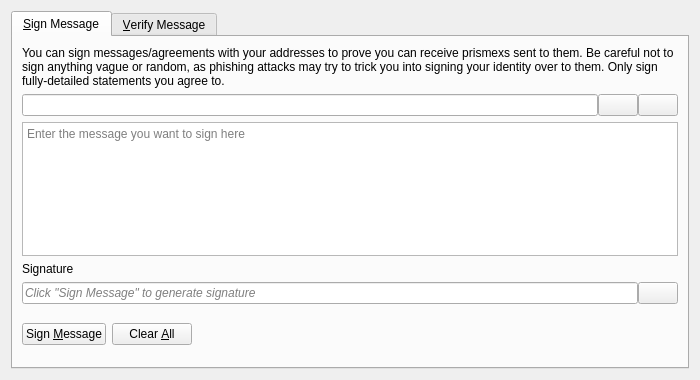
<?xml version="1.0" encoding="UTF-8"?>
<ui version="4.0">
 <class>SignVerifyMessageDialog</class>
 <widget class="QDialog" name="SignVerifyMessageDialog">
  <property name="geometry">
   <rect>
    <x>0</x>
    <y>0</y>
    <width>700</width>
    <height>380</height>
   </rect>
  </property>
  <property name="windowTitle">
   <string>Signatures - Sign / Verify a Message</string>
  </property>
  <property name="modal">
   <bool>true</bool>
  </property>
  <layout class="QVBoxLayout" name="verticalLayout">
   <item>
    <widget class="QTabWidget" name="tabWidget">
     <property name="currentIndex">
      <number>0</number>
     </property>
     <widget class="QWidget" name="tabSignMessage">
      <attribute name="title">
       <string>&amp;Sign Message</string>
      </attribute>
      <layout class="QVBoxLayout" name="verticalLayout_SM">
       <item>
        <widget class="QLabel" name="infoLabel_SM">
         <property name="text">
          <string>You can sign messages/agreements with your addresses to prove you can receive prismexs sent to them. Be careful not to sign anything vague or random, as phishing attacks may try to trick you into signing your identity over to them. Only sign fully-detailed statements you agree to.</string>
         </property>
         <property name="textFormat">
          <enum>Qt::PlainText</enum>
         </property>
         <property name="wordWrap">
          <bool>true</bool>
         </property>
        </widget>
       </item>
       <item>
        <layout class="QHBoxLayout" name="horizontalLayout_1_SM">
         <property name="spacing">
          <number>0</number>
         </property>
         <item>
          <widget class="QValidatedLineEdit" name="addressIn_SM">
           <property name="toolTip">
            <string>The Prismex address to sign the message with</string>
           </property>
          </widget>
         </item>
         <item>
          <widget class="QPushButton" name="addressBookButton_SM">
           <property name="toolTip">
            <string>Choose previously used address</string>
           </property>
           <property name="text">
            <string/>
           </property>
           <property name="icon">
            <iconset resource="../bitcoin.qrc">
             <normaloff>:/icons/address-book</normaloff>:/icons/address-book</iconset>
           </property>
           <property name="shortcut">
            <string>Alt+A</string>
           </property>
           <property name="autoDefault">
            <bool>false</bool>
           </property>
          </widget>
         </item>
         <item>
          <widget class="QPushButton" name="pasteButton_SM">
           <property name="toolTip">
            <string>Paste address from clipboard</string>
           </property>
           <property name="text">
            <string/>
           </property>
           <property name="icon">
            <iconset resource="../bitcoin.qrc">
             <normaloff>:/icons/editpaste</normaloff>:/icons/editpaste</iconset>
           </property>
           <property name="shortcut">
            <string>Alt+P</string>
           </property>
           <property name="autoDefault">
            <bool>false</bool>
           </property>
          </widget>
         </item>
        </layout>
       </item>
       <item>
        <widget class="QPlainTextEdit" name="messageIn_SM">
         <property name="toolTip">
          <string>Enter the message you want to sign here</string>
         </property>
         <property name="placeholderText">
          <string>Enter the message you want to sign here</string>
         </property>
        </widget>
       </item>
       <item>
        <widget class="QLabel" name="signatureLabel_SM">
         <property name="text">
          <string>Signature</string>
         </property>
         <property name="textFormat">
          <enum>Qt::PlainText</enum>
         </property>
        </widget>
       </item>
       <item>
        <layout class="QHBoxLayout" name="horizontalLayout_2_SM">
         <property name="spacing">
          <number>0</number>
         </property>
         <item>
          <widget class="QLineEdit" name="signatureOut_SM">
           <property name="placeholderText">
            <string>Click "Sign Message" to generate signature</string>
           </property>
           <property name="font">
            <font>
             <italic>true</italic>
            </font>
           </property>
           <property name="readOnly">
            <bool>true</bool>
           </property>
          </widget>
         </item>
         <item>
          <widget class="QPushButton" name="copySignatureButton_SM">
           <property name="toolTip">
            <string>Copy the current signature to the system clipboard</string>
           </property>
           <property name="text">
            <string/>
           </property>
           <property name="icon">
            <iconset resource="../bitcoin.qrc">
             <normaloff>:/icons/editcopy</normaloff>:/icons/editcopy</iconset>
           </property>
           <property name="autoDefault">
            <bool>false</bool>
           </property>
          </widget>
         </item>
        </layout>
       </item>
       <item>
        <layout class="QHBoxLayout" name="horizontalLayout_3_SM">
         <item>
          <widget class="QPushButton" name="signMessageButton_SM">
           <property name="toolTip">
            <string>Sign the message to prove you own this Prismex address</string>
           </property>
           <property name="text">
            <string>Sign &amp;Message</string>
           </property>
           <property name="icon">
            <iconset resource="../bitcoin.qrc">
             <normaloff>:/icons/edit</normaloff>:/icons/edit</iconset>
           </property>
           <property name="autoDefault">
            <bool>false</bool>
           </property>
          </widget>
         </item>
         <item>
          <widget class="QPushButton" name="clearButton_SM">
           <property name="toolTip">
            <string>Reset all sign message fields</string>
           </property>
           <property name="text">
            <string>Clear &amp;All</string>
           </property>
           <property name="icon">
            <iconset resource="../bitcoin.qrc">
             <normaloff>:/icons/remove</normaloff>:/icons/remove</iconset>
           </property>
           <property name="autoDefault">
            <bool>false</bool>
           </property>
          </widget>
         </item>
         <item>
          <spacer name="horizontalSpacer_1_SM">
           <property name="orientation">
            <enum>Qt::Horizontal</enum>
           </property>
           <property name="sizeHint" stdset="0">
            <size>
             <width>40</width>
             <height>48</height>
            </size>
           </property>
          </spacer>
         </item>
         <item>
          <widget class="QLabel" name="statusLabel_SM">
           <property name="font">
            <font>
             <weight>75</weight>
             <bold>true</bold>
            </font>
           </property>
           <property name="text">
            <string/>
           </property>
           <property name="wordWrap">
            <bool>true</bool>
           </property>
          </widget>
         </item>
         <item>
          <spacer name="horizontalSpacer_2_SM">
           <property name="orientation">
            <enum>Qt::Horizontal</enum>
           </property>
           <property name="sizeHint" stdset="0">
            <size>
             <width>40</width>
             <height>48</height>
            </size>
           </property>
          </spacer>
         </item>
        </layout>
       </item>
      </layout>
     </widget>
     <widget class="QWidget" name="tabVerifyMessage">
      <attribute name="title">
       <string>&amp;Verify Message</string>
      </attribute>
      <layout class="QVBoxLayout" name="verticalLayout_VM">
       <item>
        <widget class="QLabel" name="infoLabel_VM">
         <property name="text">
          <string>Enter the receiver's address, message (ensure you copy line breaks, spaces, tabs, etc. exactly) and signature below to verify the message. Be careful not to read more into the signature than what is in the signed message itself, to avoid being tricked by a man-in-the-middle attack. Note that this only proves the signing party receives with the address, it cannot prove sendership of any transaction!</string>
         </property>
         <property name="textFormat">
          <enum>Qt::PlainText</enum>
         </property>
         <property name="alignment">
          <set>Qt::AlignLeading|Qt::AlignLeft|Qt::AlignTop</set>
         </property>
         <property name="wordWrap">
          <bool>true</bool>
         </property>
        </widget>
       </item>
       <item>
        <layout class="QHBoxLayout" name="horizontalLayout_1_VM">
         <property name="spacing">
          <number>0</number>
         </property>
         <item>
          <widget class="QValidatedLineEdit" name="addressIn_VM">
           <property name="toolTip">
            <string>The Prismex address the message was signed with</string>
           </property>
          </widget>
         </item>
         <item>
          <widget class="QPushButton" name="addressBookButton_VM">
           <property name="toolTip">
            <string>Choose previously used address</string>
           </property>
           <property name="text">
            <string/>
           </property>
           <property name="icon">
            <iconset resource="../bitcoin.qrc">
             <normaloff>:/icons/address-book</normaloff>:/icons/address-book</iconset>
           </property>
           <property name="shortcut">
            <string>Alt+A</string>
           </property>
           <property name="autoDefault">
            <bool>false</bool>
           </property>
          </widget>
         </item>
        </layout>
       </item>
       <item>
        <widget class="QPlainTextEdit" name="messageIn_VM">
          <property name="toolTip">
            <string>The signed message to verify</string>
          </property>
          <property name="placeholderText">
            <string>The signed message to verify</string>
          </property>
        </widget>
       </item>
       <item>
        <widget class="QValidatedLineEdit" name="signatureIn_VM">
          <property name="toolTip">
            <string>The signature given when the message was signed</string>
          </property>
          <property name="placeholderText">
            <string>The signature given when the message was signed</string>
          </property>
        </widget>
       </item>
       <item>
        <layout class="QHBoxLayout" name="horizontalLayout_2_VM">
         <item>
          <widget class="QPushButton" name="verifyMessageButton_VM">
           <property name="toolTip">
            <string>Verify the message to ensure it was signed with the specified Prismex address</string>
           </property>
           <property name="text">
            <string>Verify &amp;Message</string>
           </property>
           <property name="icon">
            <iconset resource="../bitcoin.qrc">
             <normaloff>:/icons/transaction_0</normaloff>:/icons/transaction_0</iconset>
           </property>
           <property name="autoDefault">
            <bool>false</bool>
           </property>
          </widget>
         </item>
         <item>
          <widget class="QPushButton" name="clearButton_VM">
           <property name="toolTip">
            <string>Reset all verify message fields</string>
           </property>
           <property name="text">
            <string>Clear &amp;All</string>
           </property>
           <property name="icon">
            <iconset resource="../bitcoin.qrc">
             <normaloff>:/icons/remove</normaloff>:/icons/remove</iconset>
           </property>
           <property name="autoDefault">
            <bool>false</bool>
           </property>
          </widget>
         </item>
         <item>
          <spacer name="horizontalSpacer_1_VM">
           <property name="orientation">
            <enum>Qt::Horizontal</enum>
           </property>
           <property name="sizeHint" stdset="0">
            <size>
             <width>40</width>
             <height>48</height>
            </size>
           </property>
          </spacer>
         </item>
         <item>
          <widget class="QLabel" name="statusLabel_VM">
           <property name="font">
            <font>
             <weight>75</weight>
             <bold>true</bold>
            </font>
           </property>
           <property name="text">
            <string/>
           </property>
           <property name="wordWrap">
            <bool>true</bool>
           </property>
          </widget>
         </item>
         <item>
          <spacer name="horizontalSpacer_2_VM">
           <property name="orientation">
            <enum>Qt::Horizontal</enum>
           </property>
           <property name="sizeHint" stdset="0">
            <size>
             <width>40</width>
             <height>48</height>
            </size>
           </property>
          </spacer>
         </item>
        </layout>
       </item>
      </layout>
     </widget>
    </widget>
   </item>
  </layout>
 </widget>
 <customwidgets>
  <customwidget>
   <class>QValidatedLineEdit</class>
   <extends>QLineEdit</extends>
   <header>qt/qvalidatedlineedit.h</header>
  </customwidget>
 </customwidgets>
 <resources>
  <include location="../bitcoin.qrc"/>
 </resources>
 <connections/>
</ui>
